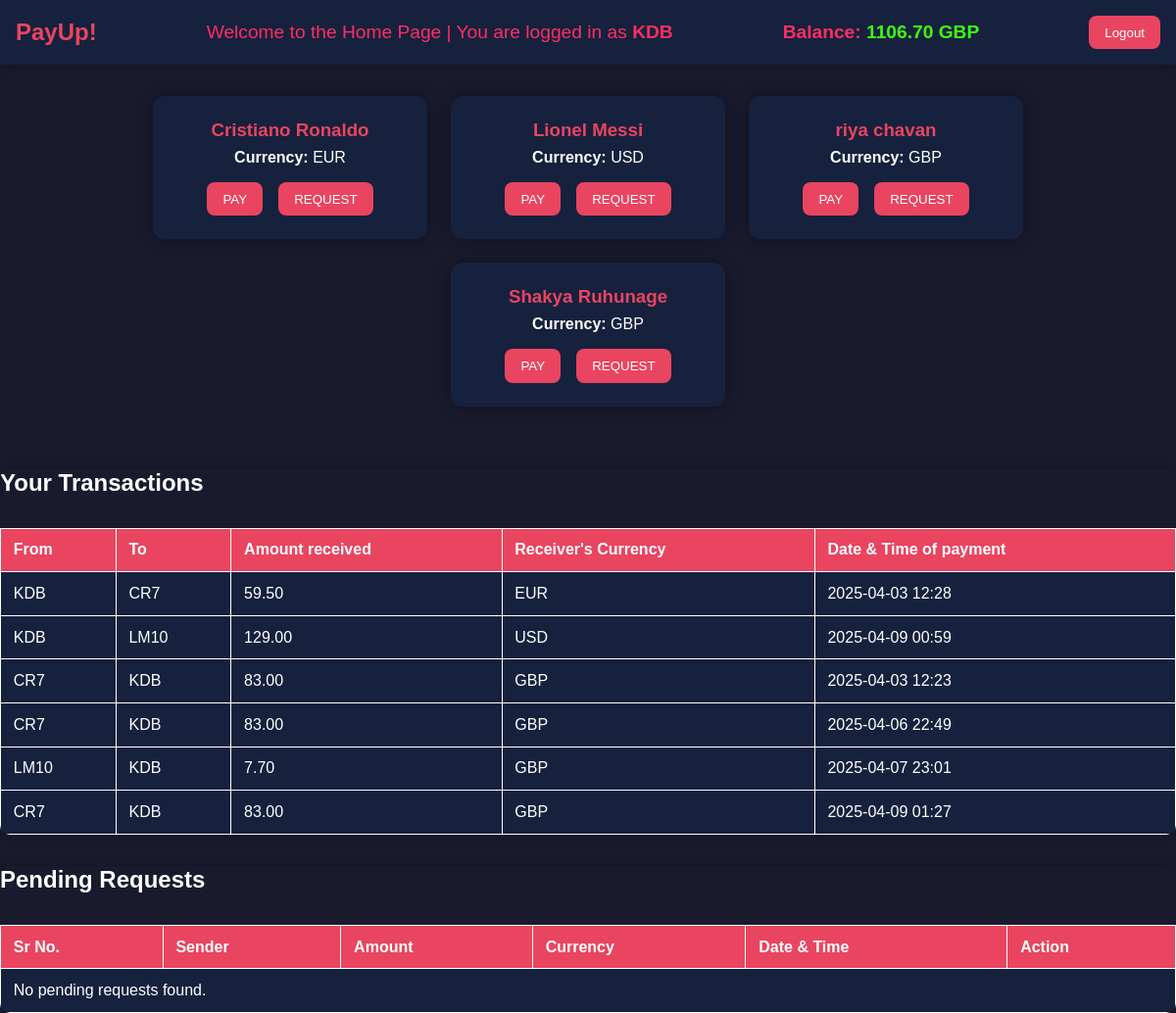
The app's page /webapps2025/home/ (signed in), older data.
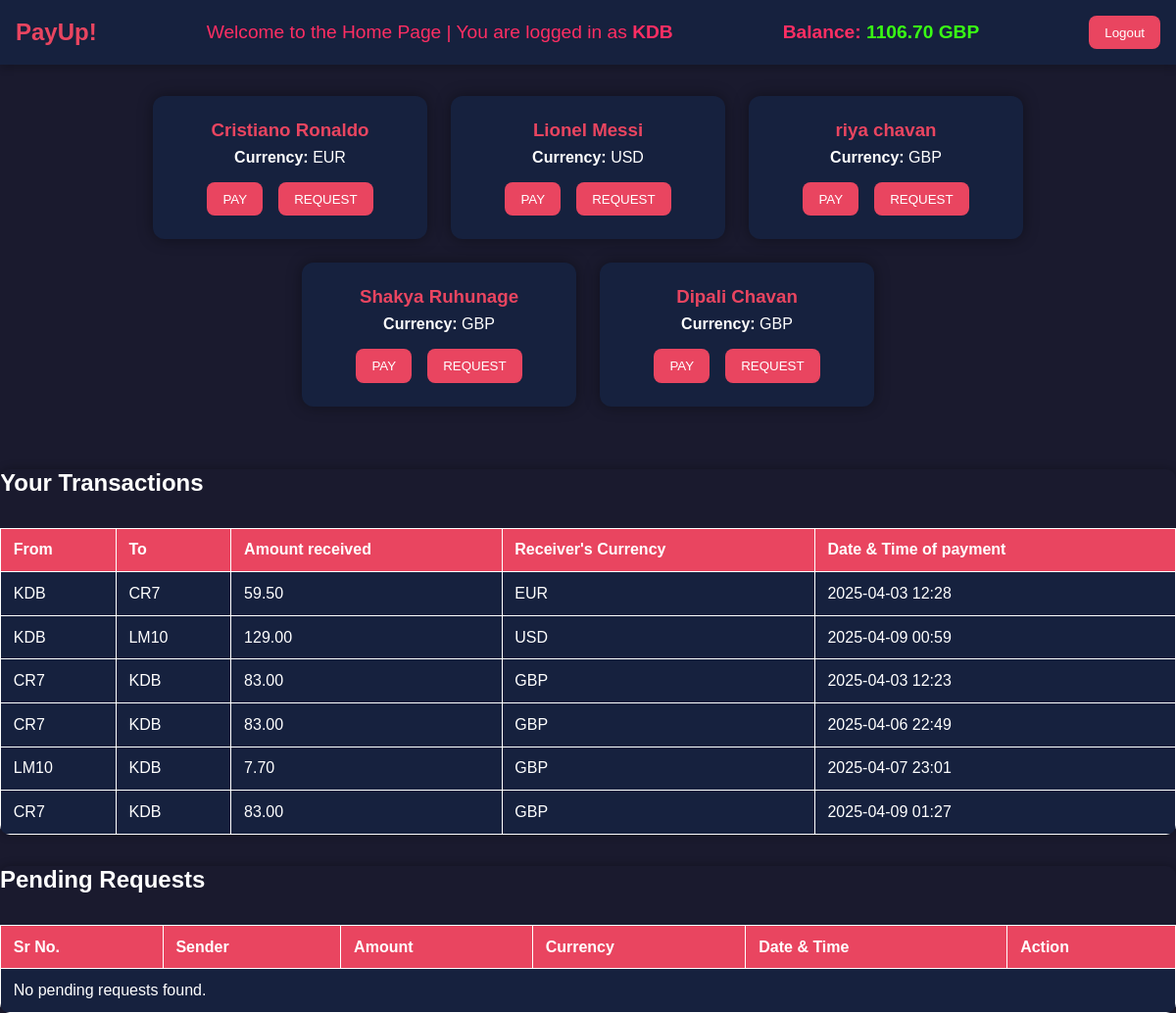
The same page, newer data.
### register/models.py (models this page shows, shortened)
class UserDetails(models.Model):
    user = models.OneToOneField(User, on_delete=models.CASCADE)
    currency = models.CharField(max_length=3, choices=CURRENCY_CHOICES, default='GBP')
    balance = models.DecimalField(max_digits=10, decimal_places=2, default=1000.00)

### payapp/models.py (models this page shows, shortened)
class Transaction(models.Model):
    sender = models.ForeignKey(settings.AUTH_USER_MODEL, on_delete=models.CASCADE, related_name='sent_transactions')
    receiver = models.ForeignKey(settings.AUTH_USER_MODEL, on_delete=models.CASCADE, related_name='received_transactions')
    amount = models.DecimalField(max_digits=10, decimal_places=2)
    currency = models.CharField(max_length=3, choices=[("GBP", "GBP"), ("USD", "USD"), ("EUR", "EUR")],  default='GBP')
    timestamp = models.DateTimeField(auto_now_add=True)

### payapp/views.py (the view)
# urls.py: path('', views.home, name='home'),
@login_required(login_url='/webapps2025/login/')
def home(request):
    users = UserDetails.objects.select_related('user').filter(
        user__is_superuser=False
    ).exclude(user=request.user)
    user_details = UserDetails.objects.get(user=request.user)
    transactions = Transaction.objects.filter(
        sender=request.user
    ) | Transaction.objects.filter(
        receiver=request.user
    )
    print("Logged-in user ID:", request.user.id)
    pending_requests = PaymentRequest.objects.filter(
        receiver=request.user, status='pending', is_read=False
    )
    print("Pending requests:", pending_requests)
    return render(request, 'payapp/home.html', {
        'users': users,
        'user_balance': user_details.balance,
        'user_currency': user_details.currency,
        'transactions': transactions,
        'pending_requests': pending_requests,
    })

### templates/payapp/home.html (shortened to what this page needs)
<!DOCTYPE html>
<html lang="en">
<head>
</head>
<body>
    <div class="navbar">
        <div class="brand">PayUp!</div>
        <div class="nav-text">
            Welcome to the Home Page | You are logged in as <strong>{{ request.user.username }}</strong>
        </div>
        <div class="nav-text">
            <strong>Balance: <span style="color: #39ff14;">{{ user_balance }} {{ user_currency }}</span></strong>
        </div>
        <a href="{% url 'logout' %}">
            <button class="logout-btn">Logout</button>
        </a>
    </div>
    <div class="users-container">
        {% for user_detail in users %}
        <div class="user-card">
            <h3>{{ user_detail.user.first_name }} {{ user_detail.user.last_name }}</h3>
            <p><strong>Currency:</strong> {{ user_detail.currency }}</p>
            <div class="buttons">
                <a href="{% url 'make_payment' user_detail.user.id %}">
                    <button class="pay-btn">PAY</button> </a>
                <a href="{% url 'request_payment' user_detail.user.id %}">
                    <button class="request-btn">REQUEST</button> </a>
            </div>
        </div>
        {% empty %}
        <p>No users found.</p>
        {% endfor %}
    </div>
<div class="transaction-table">
    <h2>Your Transactions</h2>
    <table>
        <thead>
            <tr>
                <th>From</th>
                <th>To</th>
                <th>Amount received </th>
                <th>Receiver's Currency</th>
                <th>Date & Time of payment</th>
            </tr>
        </thead>
        <tbody>
            {% for transaction in transactions %}
            <tr>
                <td>{{ transaction.sender.username }}</td>
                <td>{{ transaction.receiver.username }}</td>
                <td>{{ transaction.amount }}</td>
                <td>{{ transaction.currency }}</td>
                <td>{{ transaction.timestamp|date:"Y-m-d H:i" }}</td>
            </tr>
            {% empty %}
            <tr>
                <td colspan="5">No transactions found.</td>
            </tr>
            {% endfor %}
        </tbody>
    </table>
</div>
<div class="transaction-table">
    <h2>Pending Requests</h2>
    <table>
        <thead>
            <tr>
                <th>Sr No.</th>
                <th>Sender</th>
                <th>Amount</th>
                <th>Currency</th>
                <th>Date & Time</th>
                <th>Action</th>
            </tr>
        </thead>
        <tbody>
            {% for request in pending_requests %}
            <tr>
                <td>{{ forloop.counter }}</td>
                <td>{{ request.sender.username }}</td>
                <td>{{ request.amount }}</td>
                <td>{{ request.currency }}</td>
                <td>{{ request.timestamp|date:"Y-m-d H:i" }}</td>
                <td class="buttons">
                    <form method="post" action="{% url 'accept_request' request.id %}">
                        {% csrf_token %}
                        <button type="submit" class="accept-btn">Accept</button>
                    </form>
                    <form method="post" action="{% url 'reject_request' request.id %}">
                        {% csrf_token %}
                        <button type="submit" class="reject-btn">Reject</button>
                    </form>
                </td>
            </tr>
            {% empty %}
            <tr>
                <td colspan="6">No pending requests found.</td>
            </tr>
            {% endfor %}
        </tbody>
    </table>
</div>
</body>
</html>

Row changes from the older to the newer data that the page shows:
added UserDetails: user.first_name "Dipali", user.last_name "Chavan", currency "GBP"
